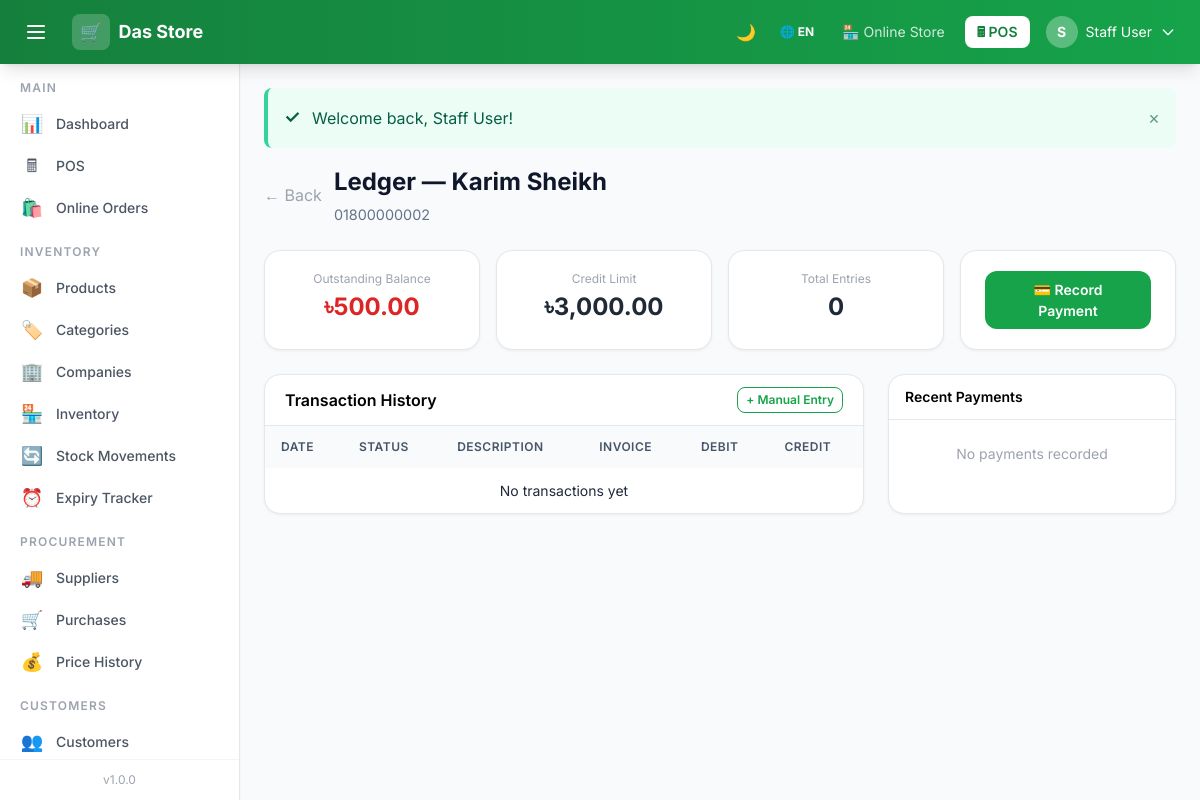
Page /customer-ledger.php?id=2 (signed in) on the committed database.
### tables this page shows
CREATE TABLE IF NOT EXISTS `customers` (
  `id`            INT UNSIGNED AUTO_INCREMENT PRIMARY KEY,
  `name`          VARCHAR(150) NOT NULL,
  `username`      VARCHAR(60)  NULL UNIQUE,
  `phone`         VARCHAR(20),
  `email`         VARCHAR(150),
  `password`      VARCHAR(255) NULL,
  `address`       TEXT,
  `credit_limit`  DECIMAL(10,2) DEFAULT 0,
  `balance`       DECIMAL(10,2) DEFAULT 0,   
  `is_active`     TINYINT(1)   DEFAULT 1,
  `created_at`    TIMESTAMP    DEFAULT CURRENT_TIMESTAMP
);

### includes/lang.php (called while the page is built, shortened)
<?php
$lang_code = $_SESSION['lang'] ?? 'en';
function __($key) {
    global $translations, $lang_code;
    return $translations[$lang_code][$key] ?? $key;
}

### customer-ledger.php (the view, shortened to what this page needs)
<?php
require_once 'includes/auth.php';
require_once 'includes/flash.php';
$customer_id = (int)($_GET['id'] ?? 0);
$customer = $pdo->prepare("SELECT * FROM customers WHERE id=?");
$customer->execute([$customer_id]);
$customer = $customer->fetch();
$entries = $pdo->prepare("SELECT cl.*, s.invoice_no FROM customer_ledger cl LEFT JOIN sales s ON s.id=cl.sale_id WHERE cl.customer_id=? ORDER BY cl.created_at DESC");
$entries->execute([$customer_id]);
$entries = $entries->fetchAll();
$payments = $pdo->prepare("SELECT * FROM customer_payments WHERE customer_id=? ORDER BY created_at DESC LIMIT 10");
$payments->execute([$customer_id]);
$payments = $payments->fetchAll();
require_once 'includes/header.php';
require_once 'includes/sidebar.php';
?>
<div class="page-header">
    <div class="flex items-center gap-3">
        <a href="customers.php" class="text-gray-400 hover:text-gray-600 dark:text-gray-500 dark:hover:text-brand-400 transition-colors"><?= __('back_arrow') ?></a>
        <div>
            <h1 class="dark:text-white"><?= __('ledger_title') . htmlspecialchars($customer['name']) ?></h1>
            <p class="dark:text-gray-400"><?= htmlspecialchars($customer['phone'] ?? '') ?></p>
        </div>
    </div>
</div>
<div class="grid grid-cols-2 md:grid-cols-4 gap-4 mb-6">
    <div class="stat-card dark:bg-gray-800 dark:border-gray-700 text-center">
        <div class="text-xs text-gray-400 dark:text-gray-500 mb-1"><?= __('outstanding_balance') ?></div>
        <div class="text-2xl font-bold <?= $customer['balance'] > 0 ? 'text-red-600 dark:text-red-500' : 'text-emerald-600 dark:text-emerald-500' ?>"><?= CURRENCY . number_format($customer['balance'], 2) ?></div>
    </div>
    <div class="stat-card dark:bg-gray-800 dark:border-gray-700 text-center">
        <div class="text-xs text-gray-400 dark:text-gray-500 mb-1"><?= __('credit_limit') ?></div>
        <div class="text-2xl font-bold text-gray-800 dark:text-gray-100"><?= CURRENCY . number_format($customer['credit_limit'], 2) ?></div>
    </div>
    <div class="stat-card dark:bg-gray-800 dark:border-gray-700 text-center">
        <div class="text-xs text-gray-400 dark:text-gray-500 mb-1"><?= __('total_entries') ?></div>
        <div class="text-2xl font-bold text-gray-800 dark:text-gray-100"><?= count($entries) ?></div>
    </div>
    <div class="stat-card dark:bg-gray-800 dark:border-gray-700 text-center flex items-center justify-center">
        <a href="customer-payment.php?id=<?= $customer_id ?>" class="btn btn-primary w-full justify-center">💳 <?= __('record_payment') ?></a>
    </div>
</div>
<div class="grid grid-cols-1 lg:grid-cols-3 gap-6">
    <div class="lg:col-span-2 card dark:bg-gray-800 dark:border-gray-700 p-0 overflow-hidden">
        <div class="flex items-center justify-between px-5 py-3 border-b dark:border-gray-700">
            <h2 class="font-semibold dark:text-white"><?= __('transaction_history') ?></h2>
            <button onclick="document.getElementById('entry-modal').classList.remove('hidden')" class="btn btn-xs btn-outline dark:border-gray-600 dark:text-gray-400" id="add-entry-btn">+ <?= __('manual_entry') ?></button>
        </div>
        <div class="overflow-x-auto">
            <table class="data-table dark:text-gray-300">
                <thead class="dark:bg-gray-900/50">
                    <tr>
                        <th class="dark:text-gray-400"><?= __('date') ?></th>
                        <th class="dark:text-gray-400"><?= __('status') ?></th>
                        <th class="dark:text-gray-400"><?= __('description') ?></th>
                        <th class="dark:text-gray-400"><?= __('invoice') ?></th>
                        <th class="text-right dark:text-gray-400"><?= __('debit') ?></th>
                        <th class="text-right dark:text-gray-400"><?= __('credit_short') ?></th>
                    </tr>
                </thead>
                <tbody class="divide-y divide-gray-50 dark:divide-gray-700">
                <?php if (empty($entries)): ?>
                <tr><td colspan="6" class="text-center text-gray-400 py-8"><?= __('no_transactions') ?></td></tr>
                <?php endif; ?>
                </tbody>
            </table>
        </div>
    </div>
    <div class="card dark:bg-gray-800 dark:border-gray-700 p-0 overflow-hidden">
        <div class="px-4 py-3 border-b dark:border-gray-700 font-semibold text-sm dark:text-white"><?= __('recent_payments') ?></div>
        <?php if ($payments): ?>
        <ul class="divide-y divide-gray-50 dark:divide-gray-700">
        <?php foreach ($payments as $pay): ?>
        <li class="px-4 py-3 dark:hover:bg-gray-700/30 transition-colors">
            <div class="flex justify-between items-center">
                <div>
                    <div class="font-medium text-sm dark:text-gray-100"><?= CURRENCY . number_format($pay['amount'], 2) ?></div>
                    <div class="text-xs text-gray-400 dark:text-gray-500 capitalize"><?= $pay['method'] ?> · <?= date('d M Y', strtotime($pay['created_at'])) ?></div>
                </div>
                <span class="badge badge-green"><?= __('paid') ?></span>
            </div>
            <?php if ($pay['notes']): ?>
            <div class="text-xs text-gray-400 dark:text-gray-500 mt-1"><?= htmlspecialchars($pay['notes']) ?></div>
            <?php endif; ?>
        </li>
        <?php endforeach; ?>
        </ul>
        <?php else: ?>
        <p class="text-center text-gray-400 text-sm py-6"><?= __('no_payments') ?></p>
        <?php endif; ?>
    </div>
</div>
<?php require_once 'includes/footer.php'; ?>

### assets/css/main.css (style rules this page uses)
*, *::before, *::after { box-sizing: border-box; }
body { font-family: 'Inter', sans-serif; }
.card { background: #fff; border-radius: 1rem; border: 1px solid #e5e7eb; box-shadow: 0 1px 3px rgba(0,0,0,.06); padding: 1.5rem; }
.stat-card { background: #fff; border-radius: 1rem; border: 1px solid #e5e7eb; padding: 1.25rem 1.5rem; box-shadow: 0 1px 3px rgba(0,0,0,.06); transition: box-shadow .2s; }
.data-table { width: 100%; border-collapse: collapse; font-size: .875rem; }
.data-table th { background: #f8fafc; font-weight: 600; color: #475569; text-transform: uppercase; letter-spacing: .04em; font-size: .75rem; padding: .75rem 1rem; text-align: left; }
.data-table td { padding: .75rem 1rem; border-bottom: 1px solid #f1f5f9; color: #1e293b; }
.data-table tbody tr:last-child td { border-bottom: none; }
.btn { display: inline-flex; align-items: center; gap: .4rem; padding: .5rem 1.125rem; border-radius: .75rem; font-size: .875rem; font-weight: 600; cursor: pointer; border: none; transition: all .15s; text-decoration: none; }
.btn-primary { background: #16a34a; color: #fff; }
.btn-outline { background: transparent; color: #16a34a; border: 1.5px solid #16a34a; }
.btn-xs { padding: .2rem .5rem; font-size: .75rem; border-radius: .5rem; }
.page-header { margin-bottom: 1.5rem; }
.page-header h1 { font-size: 1.5rem; font-weight: 700; color: #0f172a; }
.page-header p { color: #64748b; font-size: .9rem; margin-top: .25rem; }

### rows in the picture
customers: name "Karim Sheikh", phone "01800000002", balance "500.00", credit_limit "3,000.00"

### other values in the picture
SHOP_NAME "Das Store"
get_current_lang() "EN"
__('online_store') "Online Store"
__('pos') "POS"
substr($user['name'] ?? 'U', 0, 1) "S"
$user['name'] "Staff User"
__('main') "MAIN"
$icon "📊 🖩 🛍️ 📦 🏷️ 🏢 🏪 🔄 ⏰ 🚚 🛒 💰 👥"
$label "Dashboard POS Online Orders Products Categories Companies Inventory Stock Movements Expiry Tracker Suppliers Purchases Price History Customers"
__('inventory') "INVENTORY"
__('procurement') "PROCUREMENT"
__('customers') "CUSTOMERS"
APP_VERSION "1.0.0"
$icon "✓"
$msg "Welcome back, Staff User!"
